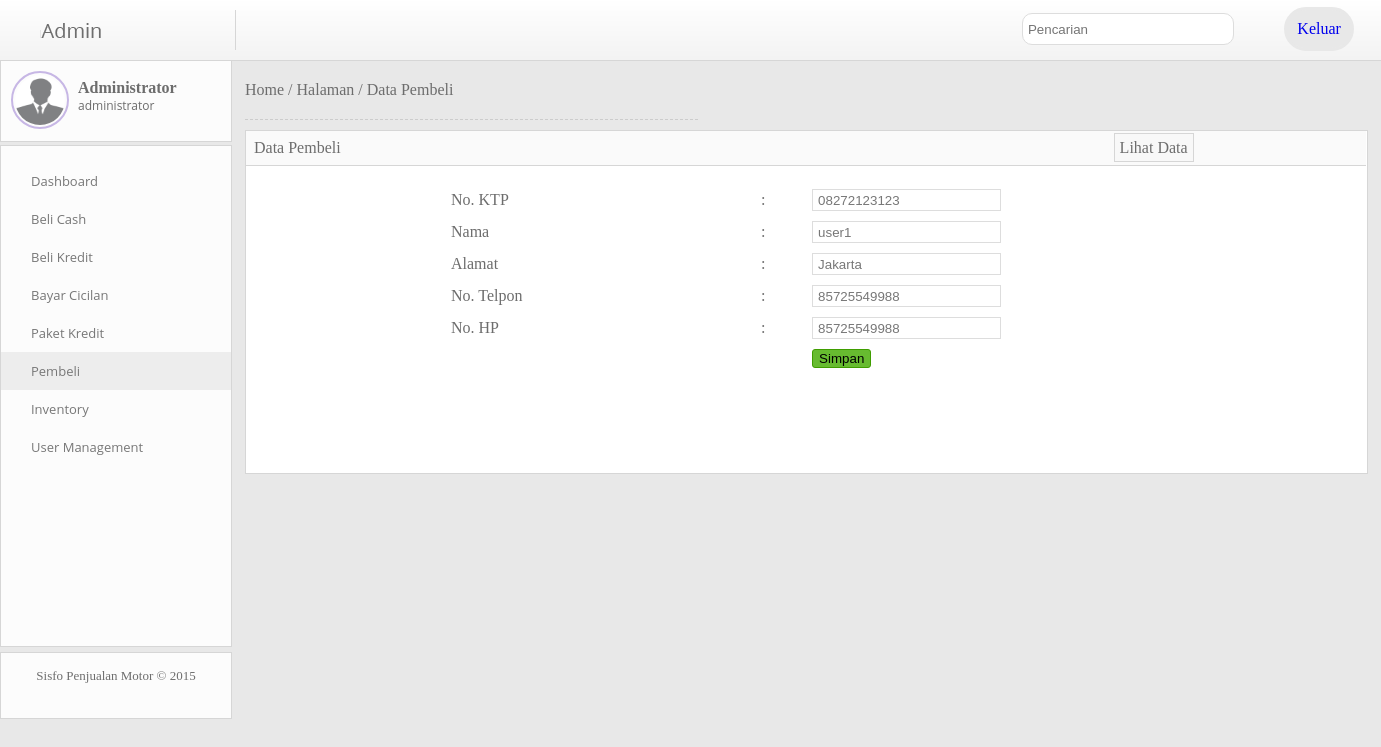
The page /index.php?mod=pembeli&aksi=edit&id=08272123123 (signed in) on the database its author committed.
### tables this page shows
CREATE TABLE `pembeli` (
  `pembeli_no_ktp` varchar(17) NOT NULL,
  `pembeli_nama` varchar(25) NOT NULL,
  `pembeli_alamat` varchar(60) NOT NULL,
  `pembeli_telpon` decimal(15,0) NOT NULL,
  `pembeli_hp` decimal(15,0) NOT NULL,
  PRIMARY KEY (`pembeli_no_ktp`)
);

### module/k-pembeli.php (the view, shortened to what this page needs)
<?php
$servername = "localhost";
$database = "motor_db";
$uname = "root";
$pass = "";
$conn = mysqli_connect($servername, $uname, $pass, $database);
  if($aksi=='edit' && isset($id)){
      $sql_display    = mysqli_query($conn, "SELECT *FROM pembeli WHERE pembeli_no_ktp='".$id."'");
      $row_display    = mysqli_fetch_assoc($sql_display);
      $pembeli_no_ktp      = $row_display['pembeli_no_ktp'];
  }
?>
<div class='breadcumb'>
<a href='index.php?mod=dashboard'>Home</a> / <a href='index.php'>Halaman</a> / <a href='index.php?mod=pembeli'>Data Pembeli</a>
	<div class='garis'></div>
</div>
<div class='isi'>
	<div class='isi-judul'><font>Data Pembeli</font><a href='index.php?mod=pembeli'><font>Lihat Data </font></a></div>
	<br>
<form id="form1" name="form1" method="post" action="">
<table width="900" cellspacing="0" id='input' border="0" align='center' cellpadding="0">
  <tr>
    <td width='300px'>No. KTP</td>
    <td>:</td>
    <td ><span id="sprytextfield1">
              <input type='text' name='pembeli_no_ktp' id='pembeli_no_ktp' value=<?php echo '"'.$pembeli_no_ktp.'"'?> >
        <span class="textfieldRequiredMsg">A value is required.</span></span>
    </td>
  </tr>
  <tr>
    <td>Nama </td>
    <td>:</td>
    <td><span id="sprytextfield2">
        <input type="text" required required name='pembeli_nama' id='pembeli_nama'  value='<?php echo $row_display['pembeli_nama'] ?>'  >
        <span class="textfieldRequiredMsg">A value is required.</span></span>
        </td>
  </tr>
  <tr>
    <td>Alamat</td>
    <td>:</td>
    <td><span id="sprytextfield3">
          <input type="text" required required name='pembeli_alamat' id='pembeli_alamat'  value='<?php echo $row_display['pembeli_alamat'] ?>'  >
          <span class="textfieldRequiredMsg">A value is required.</span></span>
    </td>
  </tr>
    <tr>
    <td>No. Telpon</td>
    <td>:</td>
    <td><span id="sprytextfield4">
          <input type="text" required required name='pembeli_telpon' id='pembeli_telpon'  value='<?php echo $row_display['pembeli_telpon'] ?>'  >
          <span class="textfieldRequiredMsg">A value is required.</span></span>
    </td>
  </tr>
    <tr>
    <td>No. HP</td>
    <td>:</td>
    <td><span id="sprytextfield5">
          <input type="text" required required name='pembeli_hp' id='pembeli_hp'  value='<?php echo $row_display['pembeli_hp'] ?>'  >
          <span class="textfieldRequiredMsg">A value is required.</span></span>
    </td>
  </tr>
  <tr>
    <td>&nbsp;</td>
    <td>&nbsp;</td>
    <td ><input type="submit" name="Simpan" id="Simpan" value="Simpan" /></td>
  </tr>
</table>
</form>
</div>

### asset/css/style.css (style rules this page uses)
body { margin : 0; background-color : #E8E8E8; font-family : 'Century Gothic'; color : #6D6D6D; }
input[type="text"] { height:20px; background-color:#FFF; border:#DDDDDD solid 1px; padding:0px 5px; color : #777777; }
input[type="submit"] { background-color : #67BB30; border-style : solid; border-width : 1px; border-color :#3F9D00; border-radius : 3px; }
.breadcumb a { text-decoration : none; color : #6D6D6D; }
.garis { width : 40%; border-top-style : dashed; border-top-color : #CCCCCC; border-top-width : 0.5px; margin-left : 0px; margin-top : 20px; }
.isi { margin-top : 10px; background-color : #FFFFFF; border-color : #D6D6D6; border-style : solid; border-width : 1px; width : 99%; padding-bottom : 100px; }
.isi-judul { width : 98.5%; padding : 8px; background-color : #FAFAFA; border-bottom-color : #D6D6D6; border-bottom-style : solid; border-bottom-width : 1px; }
.isi-judul a { margin-left : 70%; text-decoration : none; border-style : solid; border-color : #D6D6D6; border-width : 1px; color : #6D6D6D; padding : 5px; background-color : #F8F8F8; }
.isi-judul a font { margin-left : 0px; }
table { *border-collapse: collapse; border-spacing: 0; width: 95%; }
#display th,td { border-top-width : 1px; border-top-style : solid; border-color : #DDDDDD; border-spacing : 0px; }
#input { margin-left : 200px; }
#input tr,td,th { border-style : none; padding : 5px; }

### rows shown on the page
pembeli: pembeli_no_ktp "08272123123", pembeli_nama "user1", pembeli_alamat "Jakarta", pembeli_telpon "85725549988", pembeli_hp "85725549988"
